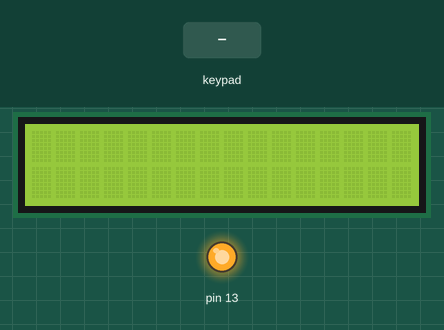
Simulated run of this sketch. Board: Arduino Mega 2560, built with avr-gcc and run on an emulated ATmega2560. Parts: 16×2 character LCD, output pins drawn as LEDs (lit = HIGH). The test bench sets the inputs (shaded band). What the sketch prints to the serial monitor is not drawn.

Above: at 1.2 s.
1.3 s: keypad keys 8 4 5 4 4 9 # pressed 0.4 s apart
At 4.5 s:
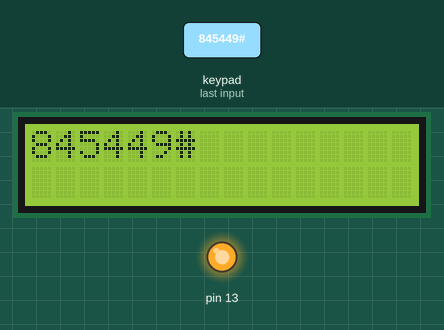
5.6 s: key 'A' pressed
At 6.1 s:
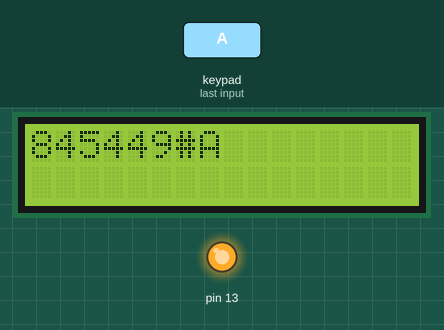
7.1 s: key 'B' pressed
At 8.3 s:
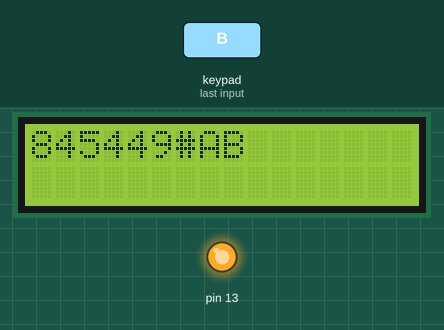
8.6 s: keypad keys 8 4 5 4 4 9 * pressed 0.4 s apart
At 12.4 s:
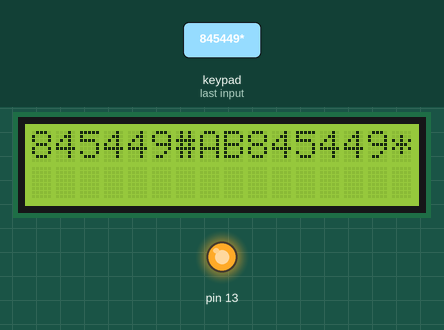
Timing chart, 0 to 13.9 s (numbered marks = the images above; inputs shaded):
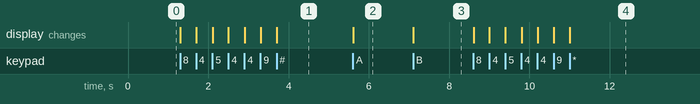

Measured:
- after the input at 1.3 s, the display: first changes at once (image 1 shows a later state)
- after the input at 5.6 s, the display: changes at once (image 2)
- after the input at 7.1 s, the display: changes at once (image 3)
- after the input at 8.6 s, the display: first changes at once (image 4 shows a later state)

The sketch:

completoSimple.ino
```cpp
// 4 X 4 Keypad interfaced with Arduino

#include <LiquidCrystal.h>
#include <Keypad.h>

//Variable LCD que usaremos para controlar la pantalla
LiquidCrystal lcd(12, 11,10, 2, 3, 4, 5);

const byte ROWS = 4; // Four rows
const byte COLS = 4; // Four columns
// Define the Keymap
char keys[ROWS][COLS] = {
{'1','2','3','A'},
{'4','5','6','B'},
{'7','8','9','C'},
{'*','0','#','D'}
};

//byte rowPins[ROWS] = { 8, 7, 6, 9 };
//byte colPins[COLS] = { 5, 4, 3, 2 };
byte rowPins[ROWS] = { 8, 45, 44, 9 };
byte colPins[COLS] = { 47, 46, 49, 48 };
// Create the Keypad
Keypad keypad = Keypad( makeKeymap(keys), rowPins, colPins, ROWS, COLS );

void setup(){
  lcd.begin(16, 2);

  Serial.begin(9600);
  Serial.print("YES");

  pinMode(13, OUTPUT);
  digitalWrite(13, HIGH);//HIGH
  lcd.clear();
}

void loop(){
  char key = keypad.getKey();
  if (key != NO_KEY){
    Serial.println(key);
    lcd.print(key);
  }
}
```
